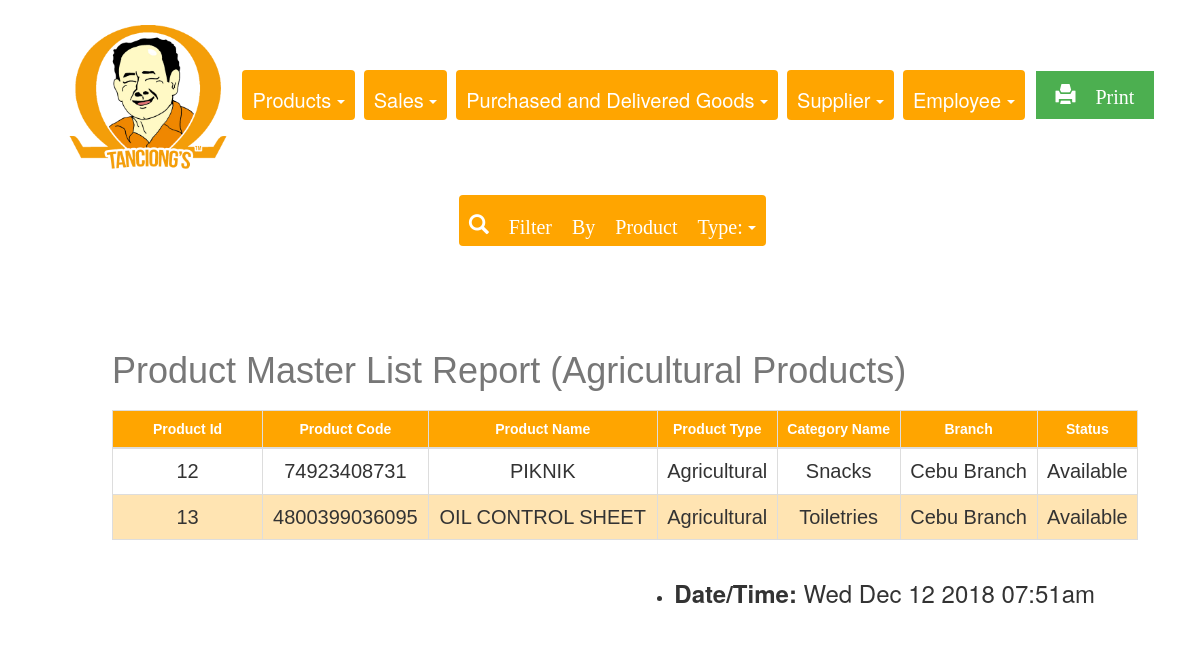
Page /REPORTS/agriculturalProduct.php on the committed database.
### tables this page shows
CREATE TABLE `product` (
  `product_id` int(11) NOT NULL,
  `product_code` bigint(20) DEFAULT NULL,
  `product_name` varchar(255) DEFAULT NULL,
  `product_type` tinyint(1) DEFAULT NULL,
  `standard_cost` float(255,2) DEFAULT NULL,
  `markup` float(255,2) DEFAULT NULL,
  `list_price` float(255,2) AS (standard_cost + markup) VIRTUAL,
  `stock_id` int(11) DEFAULT NULL,
  `restockCount` int(11) DEFAULT NULL,
  `category_id` int(11) DEFAULT NULL,
  `branch_id` int(11) DEFAULT NULL,
  `deleteStatus` tinyint(4) DEFAULT NULL
);

CREATE TABLE `category` (
  `category_id` int(11) NOT NULL,
  `category_name` varchar(50) DEFAULT NULL,
  `description` varchar(255) DEFAULT NULL
);

CREATE TABLE `branch` (
  `branch_id` int(11) NOT NULL,
  `branch_name` varchar(50) DEFAULT NULL
);

### REPORTS/agriculturalProduct.php (the view, shortened to what this page needs)
<!DOCTYPE html>
<html>
<head>
  <link rel="stylesheet" href="https://maxcdn.bootstrapcdn.com/bootstrap/3.3.7/css/bootstrap.min.css">
  <link rel="stylesheet" type="text/css" href="report.css">
</head>
<body>
<center>
<div class="container-fluid1">
<div class= "choices">
<img class="img1" src="pic.png">
<div class="btn-group">
  <a class="btn dropdown-toggle" data-toggle="dropdown">
   Products
    <span class="caret"></span>
  </a>
</div>
<div class="btn-group">
  <a class="btn dropdown-toggle" data-toggle="dropdown">
    Sales
    <span class="caret"></span>
  </a>
</div>
<div class="btn-group">
  <a class="btn dropdown-toggle" data-toggle="dropdown">
   Purchased and Delivered Goods
    <span class="caret"></span>
  </a>
</div>
<div class="btn-group">
  <a class="btn dropdown-toggle" data-toggle="dropdown">
   Supplier
    <span class="caret"></span>
  </a>
</div>
<div class="btn-group">
  <a class="btn dropdown-toggle" data-toggle="dropdown">
   Employee
    <span class="caret"></span>
  </a>
</div>
<div class="btn-group">
  <a class="button" href="productAgriculturalPrint.php"  target="_blank"><span class="glyphicon glyphicon-print"> Print</span>
  </a>
</div>
</div>
<div class="btn-group">
   <a class="btn dropdown-toggle" data-toggle="dropdown"><span class="glyphicon glyphicon-search"> Filter By Product Type:</span>
    <span class="caret"></span>
  </a>
</div>
<div class="container">
<?php
                    require_once 'connection.php'; ?>
                    <br><br><br>
                    <?php
                   $sql = "SELECT product.product_id, product.product_code, product.product_name, product.product_type, category.category_id, category.category_name, branch.branch_id, branch.branch_name,product.deleteStatus,
                   CASE WHEN product.deleteStatus = 1 THEN 'Not Available' ELSE 'Available' END AS deleteStatus,
                   CASE WHEN product.product_type = 1 THEN 'Non-Agricultural' ELSE 'Agricultural' END AS product_type
                    FROM product, category, branch
                    WHERE product.branch_id =branch.branch_id AND product.category_id= category.category_id
                    AND product.product_type =0
                    ORDER BY product_id ASC";
                    if($result = mysqli_query($conn, $sql)){
                        if(mysqli_num_rows($result) > 0){
                            echo "<center><table class='table'></center>";
                                echo "<thead>";
                                echo "<caption><h1>Product Master List Report (Agricultural Products)</h1></caption>";
                                    echo "<tr style='width: 100px;'>";
                                        echo "<th style='width: 150px;'>Product Id</th>";
                                        echo "<th>Product Code</th>";
                                        echo "<th>Product Name</th>";
                                        echo "<th>Product Type</th>";
                                        echo "<th>Category Name</th>";
                                        echo "<th>Branch</th>";
                                        echo "<th>Status</th>";
                                    echo "</tr>";
                                echo "</thead>";
                                echo "<tbody>";
                                while($row = mysqli_fetch_assoc($result)){
                                    echo "<tr>";
                                        echo "<td> ", "<center>". $row['product_id'] . "</center>", "</td>";
                                        echo "<td> ","<center>". $row['product_code'] . "</center>","</td>";
                                        echo "<td> ", "<center>". $row['product_name'] . "</center>","</td>";
                                        echo "<td>", "<center>". $row['product_type'] ."</center>", "</td>";
                                        echo "<td>", "<center>". $row['category_name'] ."</center>", "</td>";
                                        echo "<td> ", "<center>". $row['branch_name'] . "</center>", "</td>";
                                        echo "<td> ", "<center>". $row['deleteStatus'] . "</center>", "</td>";
                                    echo "</tr>";
                                }
                                echo "</tbody>";
                        } else{
                            echo "<p class='lead'><em>No records were found.</em></p>";
                        }
                    } else{
                        echo "ERROR: Could not able to execute $sql. " . mysqli_error($conn);
                    }
                    ?>
            <ul class=date>
     <li><h3><b>Date/Time: </b><span id="date"></h3></li>
</ul>
</div>
</div>
</center>
</body>
</html>

### REPORTS/report.css (style rules this page uses)
body { padding-left: 20px; padding-bottom: 30px; padding-top: 0px; }
.container-fluid1 { padding: 5px 20px; padding-top: 10px; }
.btn-group { padding-left: 5px; padding-right: 0px; padding-top: 15px; padding-bottom:15px; }
.btn { background-color: orange; color: white; padding-top: 16px; padding-left: 16px; padding-right: 10px; font-size: 20px; border: none; padding-left: 10px; }
.img1 { width: 170px; }
.table { font-family: "Trebuchet MS", Arial, Helvetica, sans-serif; border-collapse: collapse; margin-left: auto; margin-right: auto; width: 90%; }
.table td, .table th { border: 1px solid #ddd; padding-left: 12px; padding-right: 12px; padding-bottom: 5px; padding-top:12px; font-size: 20px; }
.table tr:nth-child(even) { background-color: #ffe4b2; }
.table th { padding-top: 20px; padding-bottom: 20px; padding-right: 12px; padding-left: 12px; text-align: center; background-color:#ffa500; color: white; font-size: 14px; }
.date { float: right; padding-right:100px; padding-bottom: 0px; font-size: 14px; }
h1 { padding-top: 2px; padding-bottom: 2px; }
.button { background-color: #4CAF50; border: none; color: white; padding-top: 10px; padding-bottom: 10px; padding-right: 20px; padding-left: 20px; text-align: center; text-decoration: none; display: inline-block; font-size: 20px; margin: 4px 2px; cursor: pointer; }

### rows in the picture
product: product_id "12", product_code "74923408731", product_name "PIKNIK", product_type "Agricultural", category.category_name "Snacks", branch.branch_name "Cebu Branch", deleteStatus "Available"
product: product_id "13", product_code "4800399036095", product_name "OIL CONTROL SHEET", product_type "Agricultural", category.category_name "Toiletries", branch.branch_name "Cebu Branch", deleteStatus "Available"
